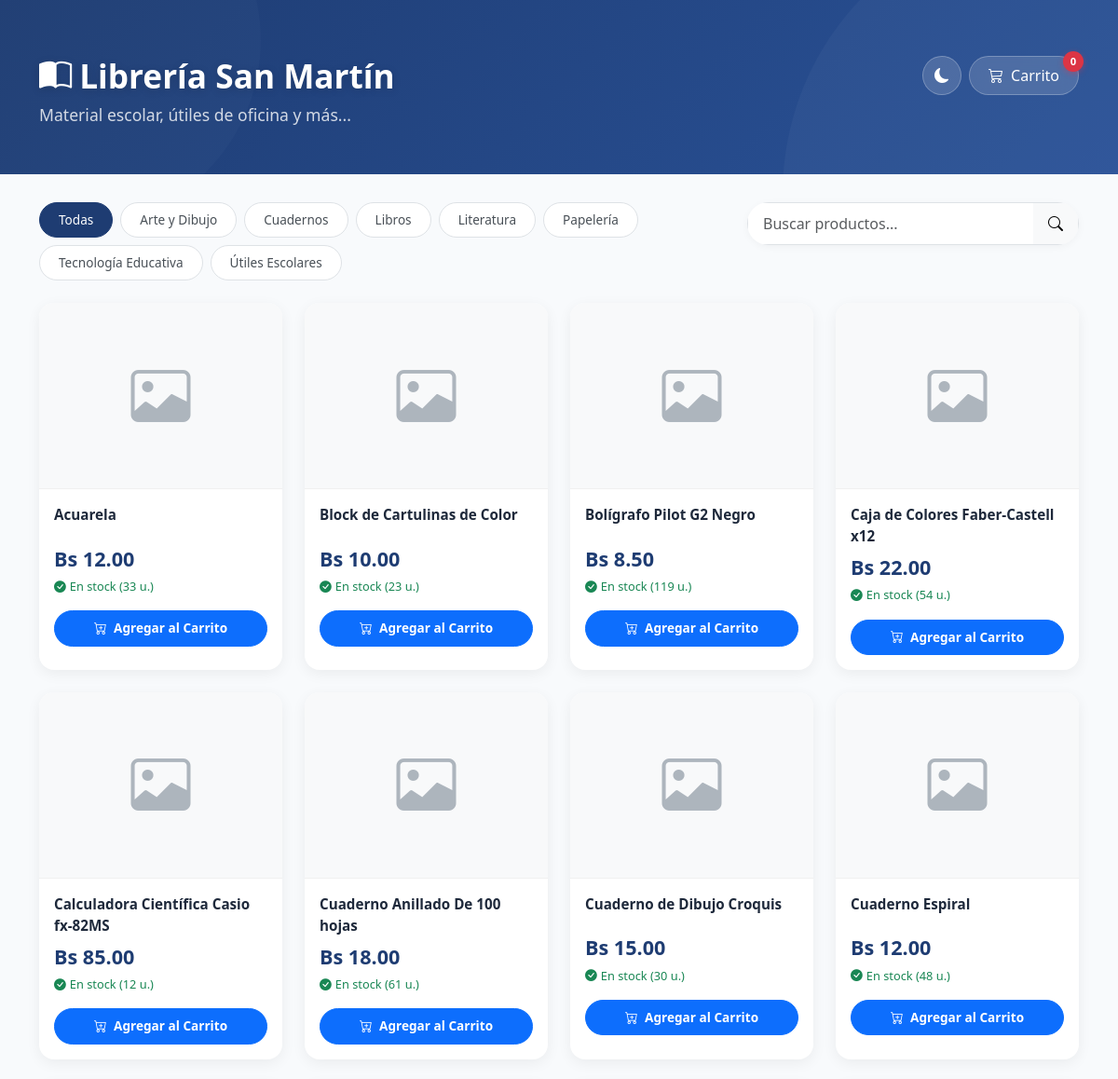
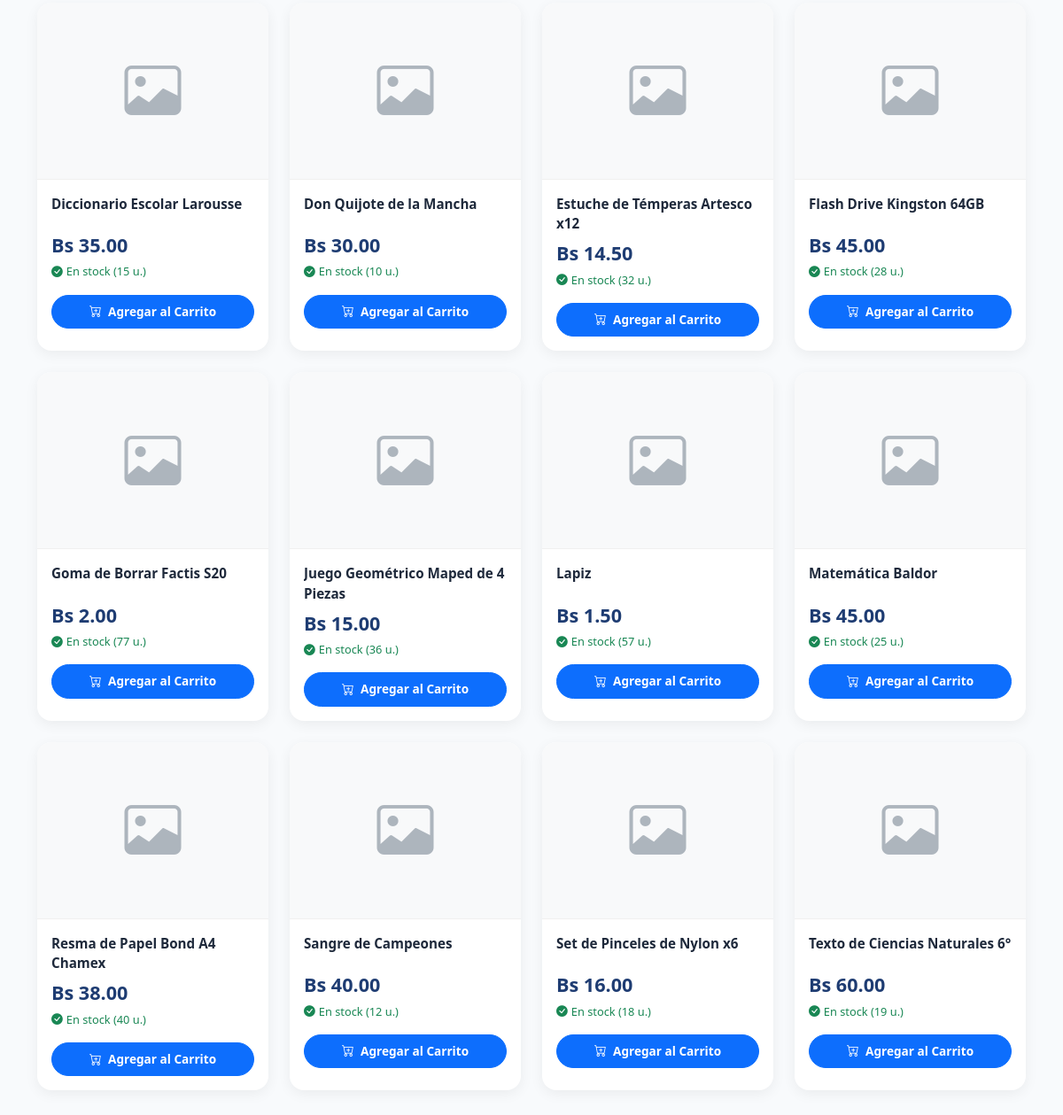
/tienda/index.php, run on the app's committed database (2 pictures, top to bottom).
### tables this page shows
CREATE TABLE `categorias` (
  `id_categoria` int(11) NOT NULL AUTO_INCREMENT,
  `nombre_categoria` varchar(100) DEFAULT NULL,
  `codigo_categoria` varchar(20) DEFAULT NULL,
  `icono` varchar(50) DEFAULT 'bi-tags-fill',
  `categoria_padre` int(11) DEFAULT NULL,
  `activo` tinyint(1) DEFAULT 1,
  `visible_tienda` tinyint(1) DEFAULT 1,
  `descripcion` text DEFAULT NULL,
  `orden` int(11) DEFAULT 0,
  PRIMARY KEY (`id_categoria`)
);

CREATE TABLE `productos` (
  `id_producto` int(11) NOT NULL AUTO_INCREMENT,
  `codigo` varchar(20) NOT NULL,
  `codigo_barras` varchar(50) DEFAULT NULL,
  `nombre_producto` varchar(150) DEFAULT NULL,
  `descripcion` text DEFAULT NULL,
  `precio` decimal(10,2) DEFAULT NULL,
  `precio_compra` decimal(10,2) DEFAULT 0.00,
  `impuesto` decimal(5,2) DEFAULT 0.00,
  `talla` varchar(20) DEFAULT NULL,
  `color` varchar(50) DEFAULT NULL,
  `stock` int(11) DEFAULT NULL,
  `imagen` varchar(255) DEFAULT NULL,
  `activo` tinyint(1) DEFAULT 1,
  `categoria_id` int(11) DEFAULT NULL,
  PRIMARY KEY (`id_producto`),
  KEY `categoria_id` (`categoria_id`),
  CONSTRAINT `productos_ibfk_1` FOREIGN KEY (`categoria_id`) REFERENCES `categorias` (`id_categoria`)
);

### tienda/index.php (the view, shortened to what this page needs)
<?php
$ruta_imagenes = "../assets/uploads/productos/";
$categorias = mysqli_query($conexion, "SELECT id_categoria, nombre_categoria FROM categorias WHERE activo=1 ORDER BY nombre_categoria");
$where = "WHERE 1=1";
$productos = mysqli_query($conexion, "
    SELECT p.*, c.nombre_categoria
    FROM productos p
    INNER JOIN categorias c ON p.categoria_id = c.id_categoria
    $where
    ORDER BY p.nombre_producto
");
$cat_activa = isset($_GET['categoria']) ? intval($_GET['categoria']) : 0;
$buscar_activo = isset($_GET['buscar']) ? htmlspecialchars($_GET['buscar']) : '';
$carrito = isset($_SESSION['carrito']) ? $_SESSION['carrito'] : [];
$cart_count = array_sum(array_column($carrito, 'cantidad'));
?>
<!DOCTYPE html>
<html lang="es" data-bs-theme="light">
<head>
    <link href="https://cdn.jsdelivr.net/npm/bootstrap@5.3.3/dist/css/bootstrap.min.css" rel="stylesheet">
    <link rel="stylesheet" href="https://cdn.jsdelivr.net/npm/bootstrap-icons@1.11.3/font/bootstrap-icons.min.css">
<link rel="stylesheet" href="/includes/base.css">
</head>
<body>
<div class="hero-section">
    <div class="container">
        <div class="d-flex justify-content-between align-items-start">
            <div>
                <h1 class="hero-title mb-2"><i class="bi bi-book-half me-2"></i>Librería San Martín</h1>
                <p class="hero-subtitle mb-0">Material escolar, útiles de oficina y más...</p>
            </div>
            <div class="d-flex gap-2">
                <button class="dark-toggle-btn" id="darkModeBtn" title="Modo oscuro">
                    <i class="bi bi-moon-fill"></i>
                </button>
                <a href="carrito.php" class="cart-btn text-decoration-none">
                    <i class="bi bi-cart3 me-1"></i> Carrito
                    <span class="cart-badge" id="cartBadge"><?php echo $cart_count; ?></span>
                </a>
            </div>
        </div>
    </div>
</div>
<div class="container pb-5">
    <div class="row mb-4">
        <div class="col-md-8 mb-3 mb-md-0">
            <div class="d-flex flex-wrap gap-2">
                <a href="index.php" class="category-pill <?php echo !$cat_activa ? 'active' : ''; ?>">Todas</a>
                <?php while ($cat = mysqli_fetch_assoc($categorias)): ?>
                    <a href="index.php?categoria=<?php echo $cat['id_categoria']; ?><?php echo $buscar_activo ? '&buscar='.urlencode($buscar_activo) : ''; ?>"
                       class="category-pill <?php echo $cat_activa == $cat['id_categoria'] ? 'active' : ''; ?>">
                        <?php echo htmlspecialchars($cat['nombre_categoria']); ?>
                    </a>
                <?php endwhile; ?>
            </div>
        </div>
        <div class="col-md-4">
            <form method="GET" class="search-form">
                <div class="input-group">
                    <input type="text" name="buscar" class="form-control" placeholder="Buscar productos..." value="<?php echo $buscar_activo; ?>">
                    <button class="btn btn-light" type="submit"><i class="bi bi-search"></i></button>
                </div>
            </form>
        </div>
    </div>
    <?php if (mysqli_num_rows($productos) == 0): ?>
        <div class="text-center py-5">
            <i class="bi bi-emoji-frown" style="font-size:4rem;color:#adb5bd;"></i>
            <h4 class="mt-3 text-muted">No se encontraron productos</h4>
            <a href="index.php" class="btn btn-outline-primary mt-2"><i class="bi bi-arrow-left me-1"></i> Volver a la tienda</a>
        </div>
    <?php else: ?>
        <div class="row g-4">
            <?php while ($prod = mysqli_fetch_assoc($productos)):
                $imagen = $prod['imagen'];
                $ruta_img = $ruta_imagenes . $imagen;
                $tiene_img = !empty($imagen) && file_exists($ruta_img);
            ?>
                <div class="col-sm-6 col-md-4 col-lg-3">
                    <div class="producto-card">
                        <?php if ($tiene_img): ?>
                            <img src="<?php echo $ruta_img; ?>" alt="<?php echo htmlspecialchars($prod['nombre_producto']); ?>" class="producto-img">
                        <?php else: ?>
                            <div class="producto-img-placeholder">
                                <i class="bi bi-image"></i>
                            </div>
                        <?php endif; ?>
                        <div class="producto-body">
                            <div class="producto-nombre"><?php echo htmlspecialchars($prod['nombre_producto']); ?></div>
                            <div class="producto-precio mb-1">Bs <?php echo number_format($prod['precio'], 2); ?></div>
                            <div class="producto-stock mb-3">
                                <?php if ($prod['stock'] > 0): ?>
                                    <span class="text-success"><i class="bi bi-check-circle-fill me-1"></i>En stock (<?php echo $prod['stock']; ?> u.)</span>
                                <?php else: ?>
                                    <span class="text-danger"><i class="bi bi-x-circle-fill me-1"></i>Sin stock</span>
                                <?php endif; ?>
                            </div>
                            <button class="btn btn-primary btn-add-cart"
                                    onclick="agregarCarrito(<?php echo $prod['id_producto']; ?>)"
                                    <?php echo $prod['stock'] < 1 ? 'disabled' : ''; ?>>
                                <i class="bi bi-cart-plus me-1"></i> Agregar al Carrito
                            </button>
                        </div>
                    </div>
                </div>
            <?php endwhile; ?>
        </div>
    <?php endif; ?>
</div>
</body>
</html>

### includes/base.css (style rules this page uses)
:root { --body-bg:#f0f3f8;--sidebar-bg:#fff;--sidebar-text:#1e293b;--sidebar-hover-bg:#e2e8f0;--sidebar-accent:#1e3c72;--sidebar-active-bg:linear-gradient(90deg,rgba(30,60,114,0.12),rgba(42,82,152,0.05));--sidebar-brand-bg:linear-gradient(135deg,#1e3c72,#2a5298);--topbar-bg:rgba(255,255,255,0.85);--panel-bg:#fff;--panel-header-bg:linear-gradient(135deg,#2a5298,#1e3c72);--profile-bg:#f1f5f9;--profile-text:#333;--sub-item-active-bg:#eef2ff;--scrollbar-thumb:rgba(0,0,0,0.12);--scrollbar-thumb-hover:rgba(0,0,0,0.25);--collapse-line:#cbd5e1;--collapse-dash:#94a3b8;--border-color:rgba(0,0,0,0.05);--form-bg:#fff;--form-text:#1e293b;--form-border:#d1d5db;--form-focus-border:#60a5fa;--input-group-bg:#f1f5f9;--card-bg:#fff; }
body { background:var(--body-bg);font-family:'Segoe UI',sans-serif;margin:0;overflow-x:hidden; }

### tienda/index.php (style rules this page uses)
:root { --hero-bg: linear-gradient(135deg, #1e3c72 0%, #2a5298 100%); --card-shadow: 0 4px 15px rgba(0,0,0,0.06); --card-hover-shadow: 0 8px 25px rgba(0,0,0,0.12); --card-radius: 16px; --transition: all 0.3s ease; }
body { background: #f8fafc; font-family: 'Segoe UI', system-ui, -apple-system, sans-serif; }
.hero-section { background: var(--hero-bg); padding: 60px 0 50px; margin-bottom: 30px; position: relative; overflow: hidden; }
.hero-section::before { content: ''; position: absolute; top: -50%; right: -20%; width: 600px; height: 600px; background: rgba(255,255,255,0.03); border-radius: 50%; }
.hero-section::after { content: ''; position: absolute; bottom: -30%; left: -10%; width: 400px; height: 400px; background: rgba(255,255,255,0.02); border-radius: 50%; }
.hero-title { font-size: 2.2rem; font-weight: 800; color: #fff; text-shadow: 0 2px 10px rgba(0,0,0,0.15); position: relative; z-index: 1; }
.hero-subtitle { color: rgba(255,255,255,0.8); font-size: 1.1rem; position: relative; z-index: 1; }
.cart-btn { position: relative; background: rgba(255,255,255,0.15); border: 1px solid rgba(255,255,255,0.25); color: #fff; border-radius: 50px; padding: 8px 20px; backdrop-filter: blur(8px); transition: var(--transition); }
.cart-badge { position: absolute; top: -6px; right: -6px; background: #dc3545; color: #fff; border-radius: 50%; width: 22px; height: 22px; font-size: 0.7rem; font-weight: 700; display: flex; align-items: center; justify-content: center; box-shadow: 0 2px 6px rgba(220,53,69,0.4); }
.category-pill { border-radius: 50px; padding: 8px 20px; font-size: 0.85rem; font-weight: 500; transition: var(--transition); border: 1px solid #dee2e6; color: #495057; background: #fff; text-decoration: none; display: inline-block; }
.category-pill:hover, .category-pill.active { background: #1e3c72; color: #fff; border-color: #1e3c72; }
.producto-card { background: #fff; border-radius: var(--card-radius); box-shadow: var(--card-shadow); transition: var(--transition); overflow: hidden; height: 100%; border: none; }
.producto-img-placeholder { width: 100%; height: 200px; display: flex; align-items: center; justify-content: center; background: #f8f9fa; font-size: 4rem; color: #adb5bd; border-bottom: 1px solid #f0f0f0; }
.producto-body { padding: 16px; }
.producto-nombre { font-size: 0.95rem; font-weight: 600; color: #1e293b; margin-bottom: 6px; display: -webkit-box; -webkit-line-clamp: 2; -webkit-box-orient: vertical; overflow: hidden; min-height: 2.4em; }
.producto-precio { font-size: 1.35rem; font-weight: 800; color: #1e3c72; }
.producto-stock { font-size: 0.8rem; }
.btn-add-cart { border-radius: 50px; font-weight: 600; font-size: 0.85rem; padding: 8px 16px; transition: var(--transition); width: 100%; }
.dark-toggle-btn { background: rgba(255,255,255,0.15); border: 1px solid rgba(255,255,255,0.25); color: #fff; border-radius: 50px; padding: 8px 12px; cursor: pointer; transition: var(--transition); }
.search-form .input-group { border-radius: 50px; overflow: hidden; box-shadow: 0 2px 8px rgba(0,0,0,0.04); }
.search-form .form-control { border: 1px solid #dee2e6; border-right: none; padding: 10px 16px; }
.search-form .btn { border: 1px solid #dee2e6; border-left: none; padding: 10px 16px; }

### data on the page
categorias: nombre_categoria "Arte y Dibujo"
categorias: nombre_categoria "Cuadernos"
categorias: nombre_categoria "Libros"
categorias: nombre_categoria "Literatura"
categorias: nombre_categoria "Papelería"
categorias: nombre_categoria "Tecnología Educativa"
categorias: nombre_categoria "Útiles Escolares"
productos: nombre_producto "Acuarela", precio "12.00", stock "33"
productos: nombre_producto "Block de Cartulinas de Color", precio "10.00", stock "23"
productos: nombre_producto "Bolígrafo Pilot G2 Negro", precio "8.50", stock "119"
productos: nombre_producto "Caja de Colores Faber-Castell x12", precio "22.00", stock "54"
productos: nombre_producto "Calculadora Científica Casio fx-82MS", precio "85.00", stock "12"
productos: nombre_producto "Cuaderno Anillado De 100 hojas", precio "18.00", stock "61"
productos: nombre_producto "Cuaderno de Dibujo Croquis", precio "15.00", stock "30"
productos: nombre_producto "Cuaderno Espiral", precio "12.00", stock "48"
productos: nombre_producto "Diccionario Escolar Larousse", precio "35.00", stock "15"
productos: nombre_producto "Don Quijote de la Mancha", precio "30.00", stock "10"
productos: nombre_producto "Estuche de Témperas Artesco x12", precio "14.50", stock "32"
productos: nombre_producto "Flash Drive Kingston 64GB", precio "45.00", stock "28"
productos: nombre_producto "Goma de Borrar Factis S20", precio "2.00", stock "77"
productos: nombre_producto "Juego Geométrico Maped de 4 Piezas", precio "15.00", stock "36"
productos: nombre_producto "Lapiz", precio "1.50", stock "57"
productos: nombre_producto "Matemática Baldor", precio "45.00", stock "25"
productos: nombre_producto "Resma de Papel Bond A4 Chamex", precio "38.00", stock "40"
productos: nombre_producto "Sangre de Campeones", precio "40.00", stock "12"
productos: nombre_producto "Set de Pinceles de Nylon x6", precio "16.00", stock "18"
productos: nombre_producto "Texto de Ciencias Naturales 6°", precio "60.00", stock "19"

### other printed values
$cart_count "0"
